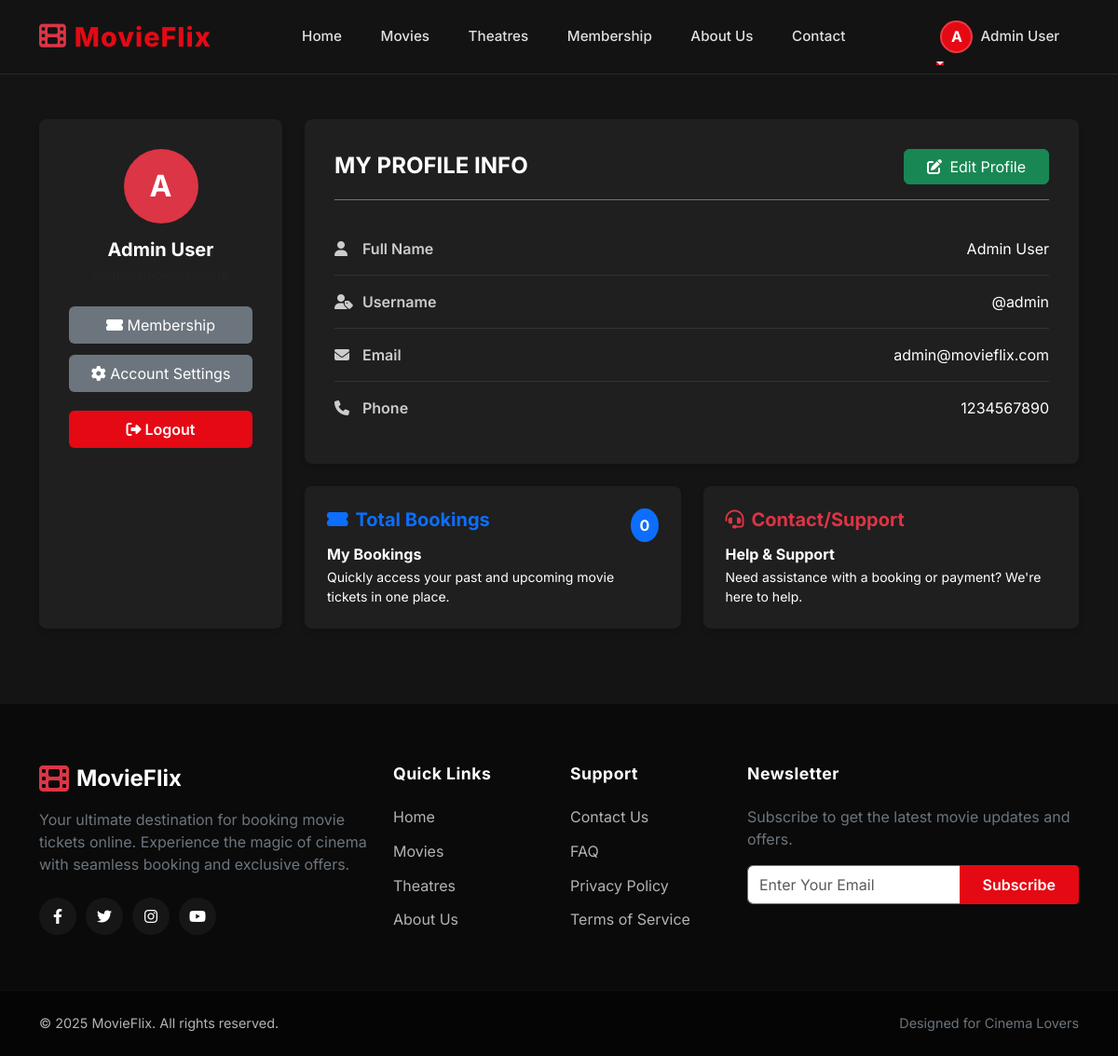
The app's page /profile.php (signed in) with its own data.
### tables this page shows
CREATE TABLE IF NOT EXISTS users (
    user_id     INT PRIMARY KEY AUTO_INCREMENT,
    name        VARCHAR(100) NOT NULL,
    email       VARCHAR(100) UNIQUE NOT NULL,
    phone       VARCHAR(15),
    password    VARCHAR(100) NOT NULL,
    role        ENUM('user', 'admin') DEFAULT 'user',
    created_at  TIMESTAMP DEFAULT CURRENT_TIMESTAMP
);

### controllers/profile_process.php (called while the page is built, shortened)
<?php
require_once 'config/db.php';
require_once 'includes/header.php';
$user_id = $_SESSION['user_id'];
$sql = "SELECT * FROM users WHERE user_id = $user_id";
$result = $conn->query($sql);
$user = $result->fetch_assoc();
$username = "@" . explode('@', $user['email'])[0];
$booking_sql = "SELECT COUNT(*) as total_bookings FROM bookings WHERE user_id = $user_id";
$booking_result = $conn->query($booking_sql);
$booking_stats = $booking_result->fetch_assoc();
$initials = strtoupper(substr($user['name'], 0, 1));

### profile.php (the view, shortened to what this page needs)
<?php require_once 'controllers/profile_process.php'; ?>
<div class="container my-5 dark-theme">
    <div class="row g-4">
        <div class="col-lg-3">
            <div class="profile-sidebar">
                <div class="avatar-circle bg-danger">
                    <?php echo $initials; ?>
                </div>
                <h5 class="mb-1"><?php echo htmlspecialchars($user['name']); ?></h5>
                <p class="text-muted small mb-4"><?php echo htmlspecialchars($user['email']); ?></p>
                <div class="d-grid gap-2 sidebar-nav">
                    <a href="membership.php" class="bg-secondary text-white px-3 py-2 text-decoration-none rounded mb-1">
                        <i class="fas fa-ticket-alt"></i> Membership
                    </a>
                    <a href="account_settings.php" class="bg-secondary text-white px-3 py-2 text-decoration-none rounded mb-1">
                        <i class="fas fa-gear"></i> Account Settings
                    </a>
                    <a href="logout.php" class="auth-btn text-white px-3 py-2 text-decoration-none rounded mt-2">
                        <i class="fas fa-sign-out-alt"></i> Logout
                    </a>
                </div>
            </div>
        </div>
        <div class="col-lg-9">
            <div class="main-content-card">
                <div class="d-flex justify-content-between align-items-center mb-4 border-bottom border-secondary pb-3">
                    <h4 class="mb-0">MY PROFILE INFO</h4>
                    <button class="btn btn-success px-4" onclick="toggleEditMode()">
                        <i class="fas fa-edit me-1"></i> Edit Profile
                    </button>
                </div>
                <div id="view-mode">
                    <div class="info-row">
                        <span class="info-label"><i class="fas fa-user"></i> Full Name</span>
                        <span class="info-value"><?php echo htmlspecialchars($user['name']); ?></span>
                    </div>
                    <div class="info-row">
                        <span class="info-label"><i class="fas fa-user-tag"></i> Username</span>
                        <span class="info-value"><?php echo htmlspecialchars($username); ?></span>
                    </div>
                    <div class="info-row">
                        <span class="info-label"><i class="fas fa-envelope"></i> Email</span>
                        <span class="info-value"><?php echo htmlspecialchars($user['email']); ?></span>
                    </div>
                    <div class="info-row border-0">
                        <span class="info-label"><i class="fas fa-phone"></i> Phone</span>
                        <span class="info-value"><?php echo !empty($user['phone']) ? htmlspecialchars($user['phone']) : 'Not provided'; ?></span>
                    </div>
                </div>
            </div>
            <div class="row g-4">
                <div class="col-md-6">
                    <div class="stat-card d-flex justify-content-between align-items-start">
                        <div>
                            <h5 class="text-primary mb-3"><i class="fas fa-ticket-alt me-2"></i>Total Bookings</h5>
                            <h6 class="mb-1">My Bookings</h6>
                            <p class="text-white small mb-0">Quickly access your past and upcoming movie tickets in one place.</p>
                        </div>
                        <div class="stat-count">
                            <?php echo $booking_stats['total_bookings']; ?>
                        </div>
                    </div>
                </div>
                <div class="col-md-6">
                    <div class="stat-card">
                        <h5 class="text-danger mb-3"><i class="fas fa-headset me-2"></i>Contact/Support</h5>
                        <h6 class="mb-1">Help & Support</h6>
                        <p class="text-white small mb-0">Need assistance with a booking or payment? We're here to help.</p>
                    </div>
                </div>
            </div>
        </div>
    </div>
</div>
<?php require_once 'includes/footer.php'; ?>

### assets/css/style.css (style rules this page uses)
:root { --primary-color: #e50914; --secondary-color: #141414; --text-color: #ffffff; --text-muted: #b3b3b3; --bg-color: #141414; --card-bg: #1f1f1f; --font-main: 'Inter', sans-serif; --transition-speed: 0.3s; }
body { background-color: var(--bg-color); color: var(--text-color); font-family: var(--font-main); overflow-x: hidden; }
h1, h2, h3, h4, h5, h6 { font-weight: 700; margin-bottom: 1rem; }
a { text-decoration: none; transition: color var(--transition-speed); }
.auth-btn { background-color: var(--primary-color); color: white; border-color: var(--primary-color); padding: 0.5rem 1.5rem; font-weight: 600; border-radius: 4px; transition: all var(--transition-speed); }

### assets/css/profile.css (style rules this page uses)
.profile-sidebar { background-color: #fff; border-radius: 8px; padding: 2rem; text-align: center; height: 100%; box-shadow: 0 4px 6px rgba(0, 0, 0, 0.1); }
.dark-theme .profile-sidebar { background-color: #1f1f1f; color: #fff; }
.avatar-circle { width: 80px; height: 80px; background-color: #0d6efd; color: white; border-radius: 50%; display: flex; align-items: center; justify-content: center; font-size: 2rem; font-weight: bold; margin: 0 auto 1rem; }
.main-content-card { background-color: #fff; border-radius: 8px; padding: 2rem; box-shadow: 0 4px 6px rgba(0, 0, 0, 0.1); margin-bottom: 1.5rem; }
.dark-theme .main-content-card { background-color: #1f1f1f; color: #fff; }
.info-row { display: flex; justify-content: space-between; align-items: center; padding: 1rem 0; border-bottom: 1px solid #eee; }
.dark-theme .info-row { border-bottom-color: #333; }
.info-label { font-weight: 600; color: #333; display: flex; align-items: center; }
.dark-theme .info-label { color: #ccc; }
.info-label i { margin-right: 10px; width: 20px; }
.info-value { color: #666; }
.dark-theme .info-value { color: #fff; }
.stat-card { background-color: #fff; border-radius: 8px; padding: 1.5rem; height: 100%; box-shadow: 0 4px 6px rgba(0, 0, 0, 0.1); }
.dark-theme .stat-card { background-color: #1f1f1f; color: #fff; }
.stat-count { width: 40px; height: 36px; background-color: #0d6efd; color: white; border-radius: 50%; display: flex; align-items: center; justify-content: center; font-weight: bold; }

### records on screen
users: name "A", name "Admin User", email "@admin", email "admin@movieflix.com", phone "1234567890"

### other values on screen
substr($_SESSION['user_name'], 0, 1) "A"
$_SESSION['user_name'] "Admin User"
$booking_stats['total_bookings'] "0"
